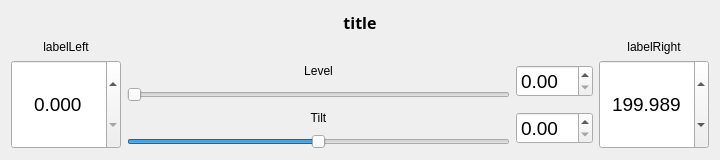
<?xml version="1.0" encoding="UTF-8"?>
<ui version="4.0">
 <class>Form</class>
 <widget class="QWidget" name="Form">
  <property name="geometry">
   <rect>
    <x>0</x>
    <y>0</y>
    <width>720</width>
    <height>160</height>
   </rect>
  </property>
  <property name="maximumSize">
   <size>
    <width>720</width>
    <height>160</height>
   </size>
  </property>
  <property name="windowTitle">
   <string>Form</string>
  </property>
  <layout class="QVBoxLayout" name="verticalLayout">
   <property name="sizeConstraint">
    <enum>QLayout::SetDefaultConstraint</enum>
   </property>
   <item>
    <layout class="QGridLayout" name="gridLayout" rowstretch="3,1,1,1,1,1" columnstretch="1,5,1,1" columnminimumwidth="1,200,2,1">
     <property name="sizeConstraint">
      <enum>QLayout::SetMinAndMaxSize</enum>
     </property>
     <item row="0" column="0" colspan="4">
      <widget class="QLabel" name="title">
       <property name="sizePolicy">
        <sizepolicy hsizetype="Preferred" vsizetype="Fixed">
         <horstretch>0</horstretch>
         <verstretch>0</verstretch>
        </sizepolicy>
       </property>
       <property name="font">
        <font>
         <family>Sans Serif</family>
         <pointsize>12</pointsize>
         <weight>75</weight>
         <bold>true</bold>
         <underline>false</underline>
         <kerning>true</kerning>
        </font>
       </property>
       <property name="text">
        <string>title</string>
       </property>
       <property name="textFormat">
        <enum>Qt::AutoText</enum>
       </property>
       <property name="alignment">
        <set>Qt::AlignCenter</set>
       </property>
      </widget>
     </item>
     <item row="1" column="0">
      <widget class="QLabel" name="labelLeft">
       <property name="sizePolicy">
        <sizepolicy hsizetype="Preferred" vsizetype="Fixed">
         <horstretch>0</horstretch>
         <verstretch>0</verstretch>
        </sizepolicy>
       </property>
       <property name="text">
        <string>labelLeft</string>
       </property>
       <property name="alignment">
        <set>Qt::AlignHCenter|Qt::AlignTop</set>
       </property>
       <property name="wordWrap">
        <bool>false</bool>
       </property>
      </widget>
     </item>
     <item row="1" column="3">
      <widget class="QLabel" name="labelRight">
       <property name="sizePolicy">
        <sizepolicy hsizetype="Preferred" vsizetype="Fixed">
         <horstretch>0</horstretch>
         <verstretch>0</verstretch>
        </sizepolicy>
       </property>
       <property name="text">
        <string>labelRight</string>
       </property>
       <property name="alignment">
        <set>Qt::AlignHCenter|Qt::AlignTop</set>
       </property>
       <property name="wordWrap">
        <bool>false</bool>
       </property>
      </widget>
     </item>
     <item row="2" column="1">
      <widget class="QLabel" name="labelLevel">
       <property name="sizePolicy">
        <sizepolicy hsizetype="Preferred" vsizetype="Minimum">
         <horstretch>0</horstretch>
         <verstretch>0</verstretch>
        </sizepolicy>
       </property>
       <property name="text">
        <string>Level</string>
       </property>
       <property name="alignment">
        <set>Qt::AlignCenter</set>
       </property>
      </widget>
     </item>
     <item row="3" column="1">
      <widget class="QSlider" name="sliderLevel">
       <property name="sizePolicy">
        <sizepolicy hsizetype="Preferred" vsizetype="Fixed">
         <horstretch>0</horstretch>
         <verstretch>0</verstretch>
        </sizepolicy>
       </property>
       <property name="font">
        <font>
         <stylestrategy>PreferAntialias</stylestrategy>
        </font>
       </property>
       <property name="minimum">
        <number>50</number>
       </property>
       <property name="maximum">
        <number>1000</number>
       </property>
       <property name="singleStep">
        <number>1</number>
       </property>
       <property name="orientation">
        <enum>Qt::Horizontal</enum>
       </property>
      </widget>
     </item>
     <item row="4" column="1">
      <widget class="QLabel" name="labelTilt">
       <property name="text">
        <string>Tilt</string>
       </property>
       <property name="alignment">
        <set>Qt::AlignCenter</set>
       </property>
      </widget>
     </item>
     <item row="5" column="1">
      <widget class="QSlider" name="sliderTilt">
       <property name="sizePolicy">
        <sizepolicy hsizetype="Preferred" vsizetype="Fixed">
         <horstretch>0</horstretch>
         <verstretch>0</verstretch>
        </sizepolicy>
       </property>
       <property name="minimum">
        <number>-100</number>
       </property>
       <property name="maximum">
        <number>100</number>
       </property>
       <property name="singleStep">
        <number>1</number>
       </property>
       <property name="orientation">
        <enum>Qt::Horizontal</enum>
       </property>
      </widget>
     </item>
     <item row="2" column="2" rowspan="2">
      <widget class="QDoubleSpinBox" name="spinLevel">
       <property name="font">
        <font>
         <pointsize>14</pointsize>
        </font>
       </property>
       <property name="keyboardTracking">
        <bool>false</bool>
       </property>
       <property name="decimals">
        <number>2</number>
       </property>
       <property name="singleStep">
        <double>0.010000000000000</double>
       </property>
      </widget>
     </item>
     <item row="4" column="2" rowspan="2">
      <widget class="QDoubleSpinBox" name="spinTilt">
       <property name="font">
        <font>
         <pointsize>14</pointsize>
        </font>
       </property>
       <property name="keyboardTracking">
        <bool>false</bool>
       </property>
       <property name="singleStep">
        <double>0.010000000000000</double>
       </property>
      </widget>
     </item>
     <item row="2" column="0" rowspan="4">
      <widget class="QDoubleSpinBox" name="valueLeft">
       <property name="sizePolicy">
        <sizepolicy hsizetype="Expanding" vsizetype="Expanding">
         <horstretch>0</horstretch>
         <verstretch>0</verstretch>
        </sizepolicy>
       </property>
       <property name="minimumSize">
        <size>
         <width>110</width>
         <height>0</height>
        </size>
       </property>
       <property name="font">
        <font>
         <pointsize>14</pointsize>
         <kerning>true</kerning>
        </font>
       </property>
       <property name="alignment">
        <set>Qt::AlignCenter</set>
       </property>
       <property name="readOnly">
        <bool>false</bool>
       </property>
       <property name="buttonSymbols">
        <enum>QAbstractSpinBox::UpDownArrows</enum>
       </property>
       <property name="keyboardTracking">
        <bool>false</bool>
       </property>
       <property name="decimals">
        <number>3</number>
       </property>
       <property name="singleStep">
        <double>0.001000000000000</double>
       </property>
      </widget>
     </item>
     <item row="2" column="3" rowspan="4">
      <widget class="QDoubleSpinBox" name="valueRight">
       <property name="sizePolicy">
        <sizepolicy hsizetype="Expanding" vsizetype="Expanding">
         <horstretch>0</horstretch>
         <verstretch>0</verstretch>
        </sizepolicy>
       </property>
       <property name="minimumSize">
        <size>
         <width>110</width>
         <height>0</height>
        </size>
       </property>
       <property name="font">
        <font>
         <pointsize>14</pointsize>
         <kerning>true</kerning>
        </font>
       </property>
       <property name="alignment">
        <set>Qt::AlignCenter</set>
       </property>
       <property name="readOnly">
        <bool>false</bool>
       </property>
       <property name="buttonSymbols">
        <enum>QAbstractSpinBox::UpDownArrows</enum>
       </property>
       <property name="keyboardTracking">
        <bool>false</bool>
       </property>
       <property name="decimals">
        <number>3</number>
       </property>
       <property name="maximum">
        <double>199.990000000000009</double>
       </property>
       <property name="singleStep">
        <double>0.001000000000000</double>
       </property>
       <property name="value">
        <double>199.989000000000004</double>
       </property>
      </widget>
     </item>
    </layout>
   </item>
  </layout>
 </widget>
 <resources/>
 <connections/>
</ui>
